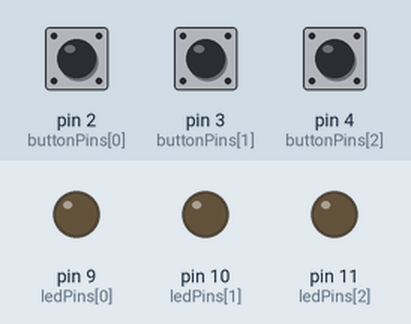
Recording of a sketch running on a simulated Arduino Uno, built with avr-gcc and run on an emulated ATmega328P. Parts: output pins drawn as LEDs (lit = HIGH). The inputs (shaded band) are chosen by the test bench; at power-on: pin 2 (buttonPins[0]) HIGH, pin 3 (buttonPins[1]) HIGH, pin 4 (buttonPins[2]) HIGH.

Above: at 1.2 s.
1.3 s: pin 2 (buttonPins[0]) pulled LOW for 0.15 s
At 2.4 s:
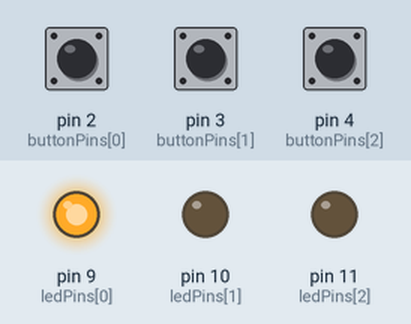
2.9 s: pin 3 (buttonPins[1]) pulled LOW for 0.15 s
At 3.5 s:
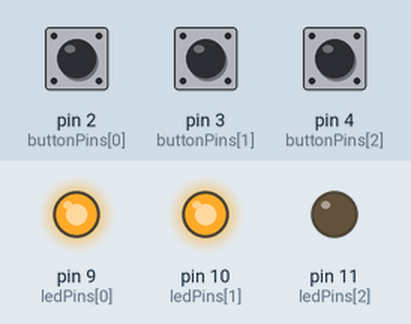
4.5 s: pin 4 (buttonPins[2]) pulled LOW for 0.15 s
At 5.0 s:
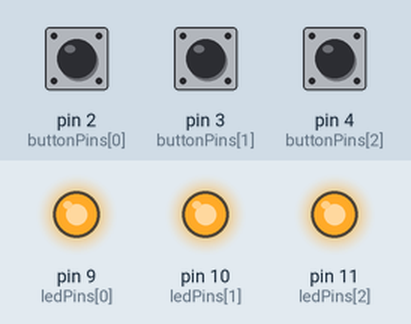
6.1 s: pin 2 (buttonPins[0]) pulled LOW for 1 s
At 7.2 s:
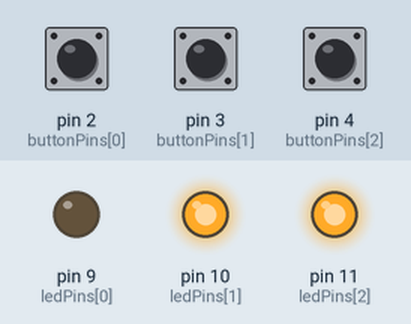
8.6 s: pin 3 (buttonPins[1]) pulled LOW for 1 s
At 9.2 s:
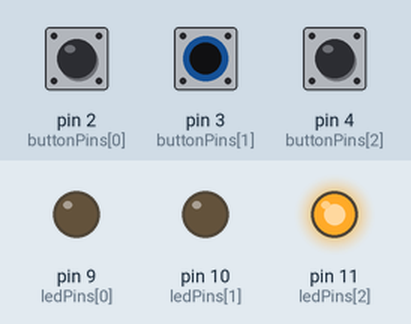
11.1 s: pin 2 (buttonPins[0]) pulled LOW for 0.15 s
At 12.3 s:
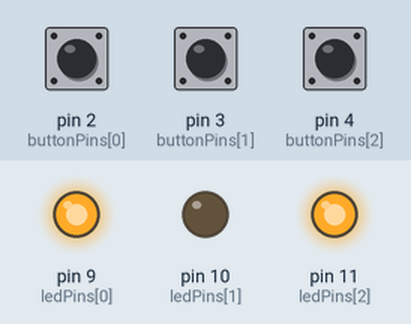
Timing chart, 0 to 13.7 s (numbered marks = the images above; inputs shaded):
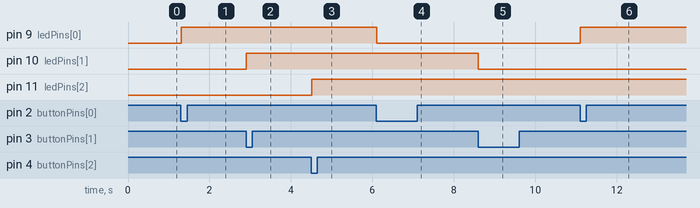

Measured:
- after the input at 1.3 s, pin 9 (ledPins[0]): LOW → HIGH at once
- after the input at 2.9 s, pin 10 (ledPins[1]): LOW → HIGH at once
- after the input at 4.5 s, pin 11 (ledPins[2]): LOW → HIGH at once
- after the input at 6.1 s, pin 9 (ledPins[0]): HIGH → LOW at once
- after the input at 8.6 s, pin 10 (ledPins[1]): HIGH → LOW at once
- after the input at 11.1 s, pin 9 (ledPins[0]): LOW → HIGH at once

The sketch:

SimpleButtonsWithArrays.ino
```cpp
const int numButtons = 3;
int ledPins[numButtons] = { 9, 10, 11 };
int buttonPins[numButtons] = { 2, 3, 4 };

int lastButtonState[numButtons] = { LOW, LOW, LOW };
int ledState[numButtons] = { LOW, LOW, LOW };

void setup()
{
  // cycle through the input and output pins and set their state
  for(int i = 0; i < numButtons; i++)
  {
    pinMode(ledPins[i],OUTPUT);
    // with input pullup, remember that no external resistor is used.
    // also remember that one leg of the button (or switch, or conductor)
    // goes to the button pin and one leg goes to GROUND.
    // Also remember that when the switch is CLOSED, the pin will read as
    // "LOW".  If you want closed to mean "HIGH" then you need to
    // invert the value by using the ! operator or saying 1 - VALUE;
    pinMode(buttonPins[i],INPUT_PULLUP);
  }
}

void loop()
{
  for(int i = 0; i < numButtons; i++) {

    // read the button value and INVERT the value
    // using the ! operator.  This turns 1s into 0s
    // and it turns 0s into 1s.
    int tempButtonValue = !digitalRead(buttonPins[i]);

    // detect a change in the sate of our button
    if(tempButtonValue != lastButtonState[i]){
      // there was some change of state in our button
      // either we went from high -> low or
      // went from low -> high
      if(tempButtonValue == HIGH)
      {
        ledState[i] = !ledState[i];
      }
    } else {
      // the button is either pressed or not, but
      // it hasn't changed since last time we checked
    }

    // now make sure that the led is set coorectly
    digitalWrite(ledPins[i],ledState[i]);

    // save the last recorded state of the button
    lastButtonState[i] = tempButtonValue;
  }

  delay(10);  // just to keep everything under control
}
```
